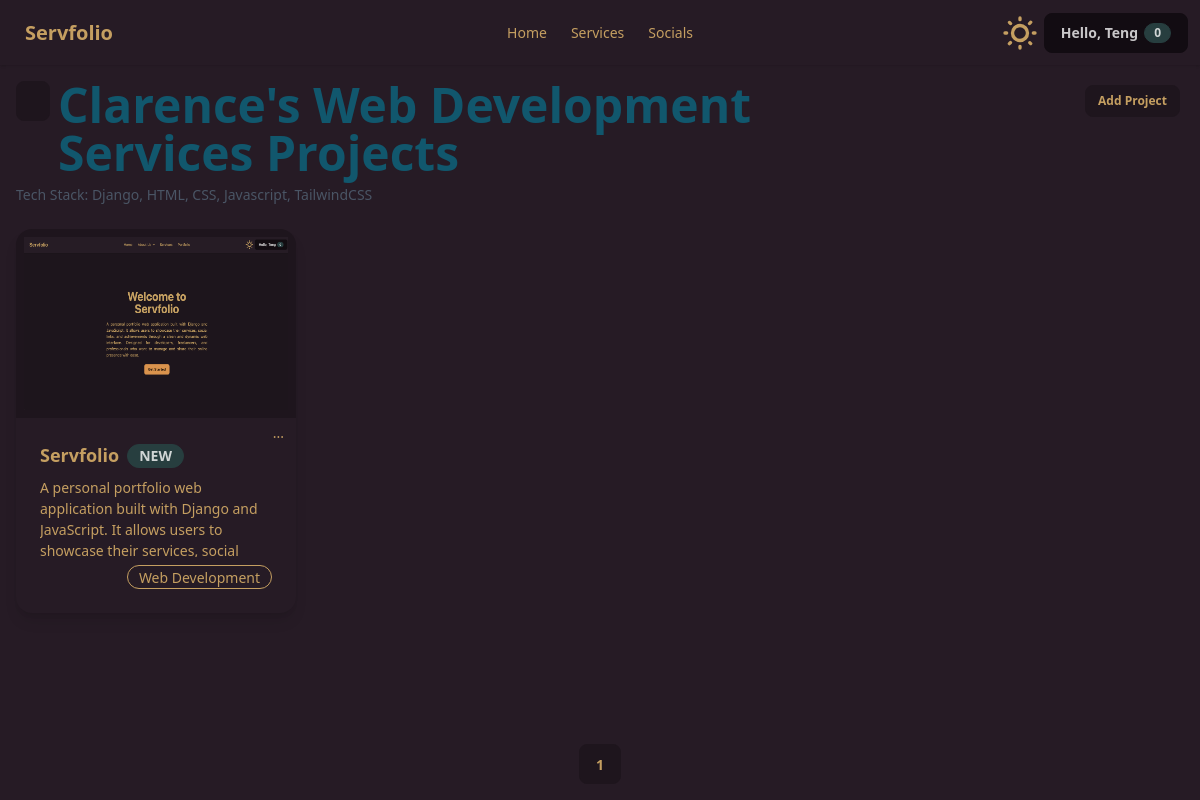
/servfolio/Teng/service/28/projects/ (signed in), run on the app's committed database.
### mysite/models.py (models this page shows, shortened)
class Service(models.Model):
    user = models.ForeignKey(User, on_delete=models.CASCADE, related_name='services')
    name = models.CharField(max_length=255)
    description = models.TextField()
    category = models.CharField(max_length=64, choices=category_choices)
    image = models.ImageField(upload_to='service/', blank=True)
    def __str__(self):
        return f'{self.name}'

class Project(models.Model):
    service = models.ForeignKey(Service, on_delete=models.CASCADE, related_name='projects')
    name = models.CharField(max_length=255)
    description = models.TextField()
    image = models.ImageField(upload_to='project/', blank=True)
    created_at = models.DateTimeField(auto_now_add=True)
    def is_new(self):
        now = timezone.now()
        if (now - self.created_at) <= timedelta(days=7):
            return {
                'is_new' : True
            }
        else:
            return {
                'is_new' : False
            }

### mysite/views.py (the view)
# urls.py: path('servfolio/<str:username>/service/<int:pk>/projects/', ProjectListView.as_view(), name='project' ),
@method_decorator(login_required(login_url='login'), name='dispatch')
class ProjectListView(ListView):
    model = Project
    template_name = 'portfolio/project.html'
    paginate_by = 10
    def get_queryset(self):
        service = get_object_or_404(Service, id=self.kwargs['pk'])
        self.owner = get_object_or_404(User, username=self.kwargs['username'])
        return Project.objects.filter(service__user=self.owner, service=service)
    def get_context_data(self, **kwargs):
        context = super().get_context_data(**kwargs)
        context['project_form'] = ProjectForm(user=self.request.user)
        context['owner'] = self.owner
        context['is_owner'] = self.request.user == self.owner
        context['service'] = get_object_or_404(Service, id=self.kwargs['pk'])
        return context

### mysite/forms.py
class ProjectForm(forms.ModelForm):
    class Meta:
        model = Project
        fields = ['name', 'description', 'service', 'image']
    def __init__(self, *args, **kwargs):
        user = kwargs.pop('user', None)
        super().__init__(*args, **kwargs)
        if user:
            self.fields['service'].queryset = Service.objects.filter(user=user)
        self.fields['name'].widget.attrs.update({
            'class': 'input'
        })
        self.fields['description'].widget.attrs.update({
            'class': 'textarea'
        })
        self.fields['service'].widget.attrs.update({
            'class': 'input'
        })
        self.fields['image'].widget.attrs.update({
            'class': 'file-input',
            'required' : ''
        })

### utils/context_processors.py (called while the page is built)
def get_inquiries(request):
    user = request.user
    count = 0
    if user.is_authenticated:
        inquiries_read = Inquiry.objects.filter(service__user=user, read=True)
        inquiries_unread = Inquiry.objects.filter(service__user=user, read=False)
        inquiries_sent = Inquiry.objects.filter(user = user)
        services = Service.objects.filter(user = user)
        for service in services:
            inquiries = Inquiry.objects.filter(service = service)
            for inquiry in inquiries:
                if inquiry.read == False:
                    count+=1
        return {
            'inquiry_unread_count' : count,
            'inquiries_unread' : inquiries_unread,
            'inquiries_read' : inquiries_read,
            'inquiries_sent' : inquiries_sent
        }
    return {}

def get_bookmarks(request):
    if request.user.is_authenticated:
        user = request.user
        bookmarks = Bookmark.objects.filter(user = user)
        return {
            'bookmarks' : bookmarks
        }
    return {}

def get_supports(request):
    if request.user.is_authenticated:
        user = request.user
        supports = Support.objects.filter(user = user)
        return {
            'supports' : supports
        }
    return {}

def get_owner(request, **kwargs):
    if 'username' in kwargs:
        owner = get_object_or_404(User, username=kwargs['username'])
        return {
            'owner': owner
        }
    return {}

### mysite/templates/portfolio/project.html (shortened to what this page needs)
{% extends "base_portfolio.html" %}
{% block style %}
<link rel='stylesheet' href='https://cdn-uicons.flaticon.com/3.0.0/uicons-regular-rounded/css/uicons-regular-rounded.css'>
{% endblock %}
{% block body %}
<div class="flex flex-col gap-4 p-4 relative flex-1">
    {% if is_owner %}
        <div class="absolute top-5 right-5 ">
            <button class="btn btn-sm" onclick="addProject(); project_modal.showModal()" data-url="{% url 'project_create' %}" id="project-create-btn">
                Add Project
            </button>
        </div>
    {% endif %}
    <div class="flex flex-col gap-2">
        <div class="flex lg:flex-row flex-col gap-2 items-start">
            <a class="btn" href="{% url 'service_user' owner.username %}"></a>
            <p class="lg:text-5xl text-4xl font-bold text-accent w-3/4">{{ service.name }} Projects</p>
        </div>
        <p class="text-sm text-gray-600 mb-2">{{ service.description }}</p>
    </div>
    <div class="flex flex-col flex-1 justify-between">
        <div class="lg:grid lg:grid-cols-4 gap-4 flex flex-col">
            {% for project in page_obj %}
            <div class="card bg-base-100 h-96 shadow-lg ">
                <figure class="flex-2 bg-base-200">
                    {% if project.image %}
                    <img
                    class="h-full p-2"
                    src="{{ project.image.url }}"
                    alt="{{ project.name }}" />
                    {% else %}
                    <p> No image provided. </p>
                    {% endif %}
                </figure>
                <div class="card-body flex-1 relative">
                    {% if is_owner %}
                    <div class="dropdown dropdown-bottom dropdown-end top-1 right-3 absolute flex-1 cursor-pointer">
                        <div tabindex="0" role="button" class="cursor-pointer">...</div>
                    </div>
                    {% endif %}
                    <h2 class="card-title">
                    {{ project.name }}
                    {% if project.is_new %}
                    <div class="badge badge-secondary">NEW</div>
                    {% endif %}
                    </h2>
                    <div class="h-20 break-words max-h-20 overflow-y-auto">
                        {{ project.description }}
                    </div>
                    <div class="card-actions justify-end">
                    <div class="badge badge-outline">{{ project.service.category }}</div>
                    </div>
                </div>
            </div>
            {% empty %}
            No projects yet.
            {% endfor %}
        </div>
        <div class="justify-center flex">
            <div class="join">
                <button class="join-item btn">
                    {{ page_obj.number }}
                </button>
            </div>
        </div>
    </div>
</div>
{% endblock %}

### mysite/templates/base_portfolio.html (shortened to what this page needs)
{% load static %}
<!DOCTYPE html>
<html lang="en" data-theme="coffee">
<head>
    <link href="{% static 'css/output.css' %}" rel="stylesheet">
    <link rel='stylesheet' href='https://cdn-uicons.flaticon.com/3.0.0/uicons-brands/css/uicons-brands.css'>
    <link rel='stylesheet' href='https://cdn-uicons.flaticon.com/3.0.0/uicons-bold-rounded/css/uicons-bold-rounded.css'>
    {% block style %}
    {% endblock %}
</head>
<body>
    <div class="min-h-screen w-screen flex flex-col">
        <div class="navbar bg-base-100 shadow-sm sticky top-0 z-40">
        <div class="navbar-start">
            <a class="btn btn-ghost text-xl" href="{% url 'index' %}">Servfolio</a>
        </div>
        <div class="navbar-center hidden lg:flex">
            <ul class="menu menu-horizontal px-1">
            <li><a href="{% url 'portfolio' owner.username %}">Home</a></li>
            <li><a href="{% url 'service_user' owner.username %}">Services</a></li>
            {% if request.user == owner %}
                {% if owner.socials.all %}
                <li><a href="{% url 'social' owner.username %}">Socials</a></li>
                {% else %}
                <li><a href="{% url 'social_form' %}">Socials</a></li>
                {% endif %}
            {% else %}
            <li><a href="{% url 'social' owner.username %}">Socials</a></li>
            {% endif %}
            </ul>
        </div>
        <div class="navbar-end ">
            <label class="swap swap-rotate">
            <input type="checkbox" class="theme-controller" value="cupcake" id="theme-toggle"/>
            </label>
            {% if request.user.is_authenticated %}
            <div class="dropdown dropdown-bottom dropdown-end dropdown-hover hidden lg:block">
                <div tabindex="0" role="button" class="m-1 btn btn-neutral">Hello, {{ request.user.username }} <div class="badge badge-sm badge-secondary">{{ inquiry_unread_count }}</div></div>
            </div>
            {% else %}
            <a class="btn" href="{% url 'login' %}">Login</a>
            {% endif %}
        </div>
        </div>
        <div class="flex-1 flex flex-col relative">
            {% block body %}
            {% endblock %}
        </div>
    </div>
</body>
</html>

### data on the page
Service: name "Clarence's Web Development Services", description "Tech Stack: Django, HTML, CSS, Javascript, TailwindCSS"
Project: image (picture), name "Servfolio", description "A personal portfolio web application built with Django and JavaScript. It allows users to showcase their services, social…", service.category "Web Development"

### other printed values
{{ request.user.username }} "Teng"
{{ inquiry_unread_count }} "0"
{{ page_obj.number }} "1"
